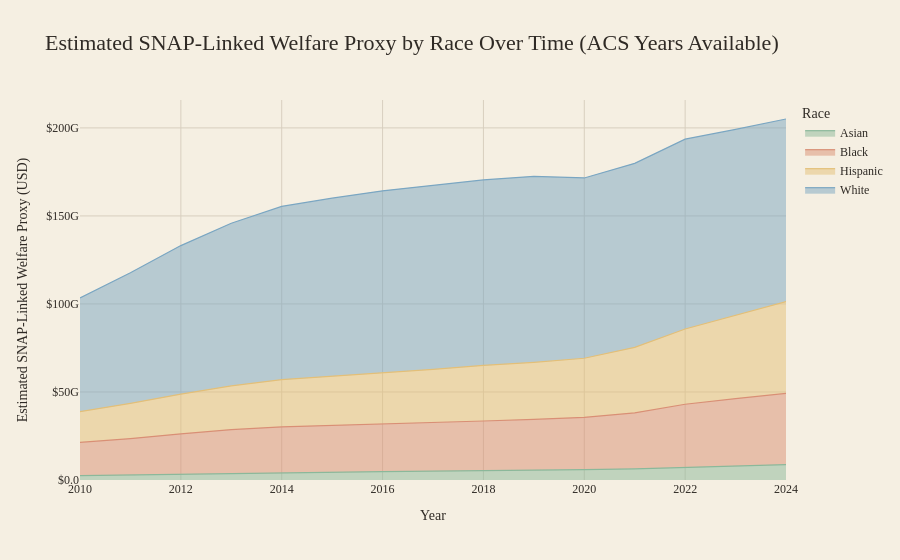

The notebook cell this image was saved under:
### Code cell
# Economist-inspired stacked filled chart: SNAP-based welfare proxy by race over time
WELFARE_VARS = {
    'White':    {'hh_total': 'B22005A_001E', 'hh_assist': 'B22005A_002E', 'median': 'B19013A_001E'},
    'Black':    {'hh_total': 'B22005B_001E', 'hh_assist': 'B22005B_002E', 'median': 'B19013B_001E'},
    'Asian':    {'hh_total': 'B22005D_001E', 'hh_assist': 'B22005D_002E', 'median': 'B19013D_001E'},
    'Hispanic': {'hh_total': 'B22005I_001E', 'hh_assist': 'B22005I_002E', 'median': 'B19013I_001E'},
}


def fetch_welfare_year_data(year):
    fields = ['NAME']
    for race_map in WELFARE_VARS.values():
        fields.extend([race_map['hh_total'], race_map['hh_assist'], race_map['median']])

    df = fetch_with_census_package(year, fields)
    if df is None or df.empty:
        df = fetch_with_rest_api(year, fields, CENSUS_API_KEY)
    if df is None or df.empty:
        return None

    numeric_cols = [f for f in fields if f != 'NAME']
    df = _to_numeric(df, numeric_cols)

    row = {'Year': year}
    for race, vars_map in WELFARE_VARS.items():
        hh_assist = df[vars_map['hh_assist']].sum(skipna=True) if vars_map['hh_assist'] in df.columns else np.nan
        median_income = df[vars_map['median']].mean(skipna=True) if vars_map['median'] in df.columns else np.nan

        # Proxy annual welfare consumption per assisted household with bounded values.
        if pd.notna(median_income):
            annual_benefit = float(np.clip(median_income * 0.18, 2500, 14000))
        else:
            annual_benefit = 6000.0

        row[f'{race}_AssistHH'] = float(hh_assist) if pd.notna(hh_assist) else np.nan
        row[f'{race}_AnnualBenefit'] = annual_benefit
        row[f'{race}_WelfareConsumption'] = row[f'{race}_AssistHH'] * annual_benefit if pd.notna(row[f'{race}_AssistHH']) else np.nan

    return row


welfare_records = []
WELFARE_YEARS = [y for y in YEARS if y <= 2024]
for y in WELFARE_YEARS:
    rec = fetch_welfare_year_data(y)
    if rec is not None:
        welfare_records.append(rec)

if welfare_records:
    df_welfare = pd.DataFrame(welfare_records).sort_values('Year').reset_index(drop=True)
    os.makedirs('output', exist_ok=True)
    df_welfare.to_csv('output/welfare_consumption_by_race_over_time.csv', index=False)
    print('Saved output/welfare_consumption_by_race_over_time.csv')
else:
    fallback_candidates = [
        'output/welfare_consumption_by_race_over_time.csv',
        'welfare_consumption_by_race_over_time.csv',
    ]
    fallback_csv = next((p for p in fallback_candidates if os.path.exists(p)), None)
    if fallback_csv:
        df_welfare = pd.read_csv(fallback_csv)
        print(f'Loaded local fallback: {fallback_csv}')
    else:
        # Keep notebook execution alive when API data is unavailable.
        print('Warning: No welfare data fetched and no local fallback CSV found; skipping welfare chart.')
        df_welfare = pd.DataFrame(columns=['Year'])

welfare_rows = []
races = ['White', 'Black', 'Asian', 'Hispanic']
for _, r in df_welfare.iterrows():
    for race in races:
        val = r.get(f'{race}_WelfareConsumption', np.nan)
        if pd.notna(val):
            welfare_rows.append({'Year': int(r['Year']), 'Race': race, 'WelfareConsumption': float(val)})

df_welfare_plot = pd.DataFrame(welfare_rows)
if not df_welfare_plot.empty:
    df_welfare_plot = df_welfare_plot.sort_values(['Year', 'Race'])

    fig_welfare = px.area(
        df_welfare_plot,
        x='Year',
        y='WelfareConsumption',
        color='Race',
        color_discrete_map=STYLE['colors'],
        title='Estimated SNAP-Linked Welfare Proxy by Race Over Time (ACS Years Available)'
    )

    fig_welfare.update_traces(mode='lines', line=dict(width=1.2))
    fig_welfare.update_layout(
        paper_bgcolor=STYLE['background'],
        plot_bgcolor=STYLE['background'],
        font=dict(color=STYLE['font'], family='Georgia'),
        title_font=dict(size=22),
        xaxis=dict(title='Year', gridcolor=STYLE['grid'], zeroline=False),
        yaxis=dict(title='Estimated SNAP-Linked Welfare Proxy (USD)', gridcolor=STYLE['grid'], tickformat='$,.2s', zeroline=False),
        legend_title='Race'
    )

    fig_welfare.write_html('output/welfare_consumption_by_race_over_time.html')
    fig_welfare.write_image('output/welfare_consumption_by_race_over_time.png', scale=2)
    print('Generated output/welfare_consumption_by_race_over_time.html')
    fig_welfare.show()
else:
    print('No welfare rows available to plot.')

### Figure 1 — Plotly figure (JSON) as saved in the notebook; plotly's stock layout.template omitted (floating-point values rounded to 4 significant figures)
{"data": [{"fillpattern": {"shape": ""}, "hovertemplate": "Race=Asian<br>Year=%{x}<br>WelfareConsumption=%{y}<extra></extra>", "legendgroup": "Asian", "line": {"color": "#8bb89a", "width": 1.2}, "marker": {"symbol": "circle"}, "mode": "lines", "name": "Asian", "orientation": "v", "showlegend": true, "stackgroup": "1", "type": "scatter", "x": [2010, 2011, 2012, 2013, 2014, 2015, 2016, 2017, 2018, 2019, 2020, 2021, 2022, 2023, 2024], "xaxis": "x", "y": [2448000000.0, 2874000000.0, 3365000000.0, 3770000000.0, 4176000000.0, 4470000000.0, 4737000000.0, 5039000000.0, 5240000000.0, 5422000000.0, 5924000000.0, 6373000000.0, 7065000000.0, 7840000000.0, 8723000000.0], "yaxis": "y"}, {"fillpattern": {"shape": ""}, "hovertemplate": "Race=Black<br>Year=%{x}<br>WelfareConsumption=%{y}<extra></extra>", "legendgroup": "Black", "line": {"color": "#d98f75", "width": 1.2}, "marker": {"symbol": "circle"}, "mode": "lines", "name": "Black", "orientation": "v", "showlegend": true, "stackgroup": "1", "type": "scatter", "x": [2010, 2011, 2012, 2013, 2014, 2015, 2016, 2017, 2018, 2019, 2020, 2021, 2022, 2023, 2024], "xaxis": "x", "y": [18880000000.0, 20640000000.0, 22840000000.0, 24810000000.0, 26030000000.0, 26480000000.0, 27180000000.0, 27450000000.0, 28280000000.0, 28970000000.0, 29680000000.0, 31720000000.0, 35980000000.0, 38390000000.0, 40480000000.0], "yaxis": "y"}, {"fillpattern": {"shape": ""}, "hovertemplate": "Race=Hispanic<br>Year=%{x}<br>WelfareConsumption=%{y}<extra></extra>", "legendgroup": "Hispanic", "line": {"color": "#e3bf78", "width": 1.2}, "marker": {"symbol": "circle"}, "mode": "lines", "name": "Hispanic", "orientation": "v", "showlegend": true, "stackgroup": "1", "type": "scatter", "x": [2010, 2011, 2012, 2013, 2014, 2015, 2016, 2017, 2018, 2019, 2020, 2021, 2022, 2023, 2024], "xaxis": "x", "y": [17500000000.0, 19990000000.0, 22560000000.0, 24890000000.0, 26790000000.0, 27950000000.0, 29110000000.0, 30400000000.0, 31570000000.0, 32440000000.0, 33560000000.0, 37230000000.0, 42730000000.0, 47420000000.0, 52180000000.0], "yaxis": "y"}, {"fillpattern": {"shape": ""}, "hovertemplate": "Race=White<br>Year=%{x}<br>WelfareConsumption=%{y}<extra></extra>", "legendgroup": "White", "line": {"color": "#7aa6c2", "width": 1.2}, "marker": {"symbol": "circle"}, "mode": "lines", "name": "White", "orientation": "v", "showlegend": true, "stackgroup": "1", "type": "scatter", "x": [2010, 2011, 2012, 2013, 2014, 2015, 2016, 2017, 2018, 2019, 2020, 2021, 2022, 2023, 2024], "xaxis": "x", "y": [64630000000.0, 74170000000.0, 84390000000.0, 92390000000.0, 98400000000.0, 101200000000.0, 103200000000.0, 104500000000.0, 105300000000.0, 105700000000.0, 102400000000.0, 104500000000.0, 107800000000.0, 105500000000.0, 103700000000.0], "yaxis": "y"}], "layout": {"font": {"color": "#2f2a25", "family": "Georgia"}, "legend": {"title": {"text": "Race"}, "tracegroupgap": 0}, "paper_bgcolor": "#f5efe2", "plot_bgcolor": "#f5efe2", "title": {"font": {"size": 22}, "text": "Estimated SNAP-Linked Welfare Proxy by Race Over Time (ACS Years Available)"}, "xaxis": {"anchor": "y", "domain": [0, 1], "gridcolor": "#d8cfbf", "title": {"text": "Year"}, "zeroline": false}, "yaxis": {"anchor": "x", "domain": [0, 1], "gridcolor": "#d8cfbf", "tickformat": "$,.2s", "title": {"text": "Estimated SNAP-Linked Welfare Proxy (USD)"}, "zeroline": false}}}
